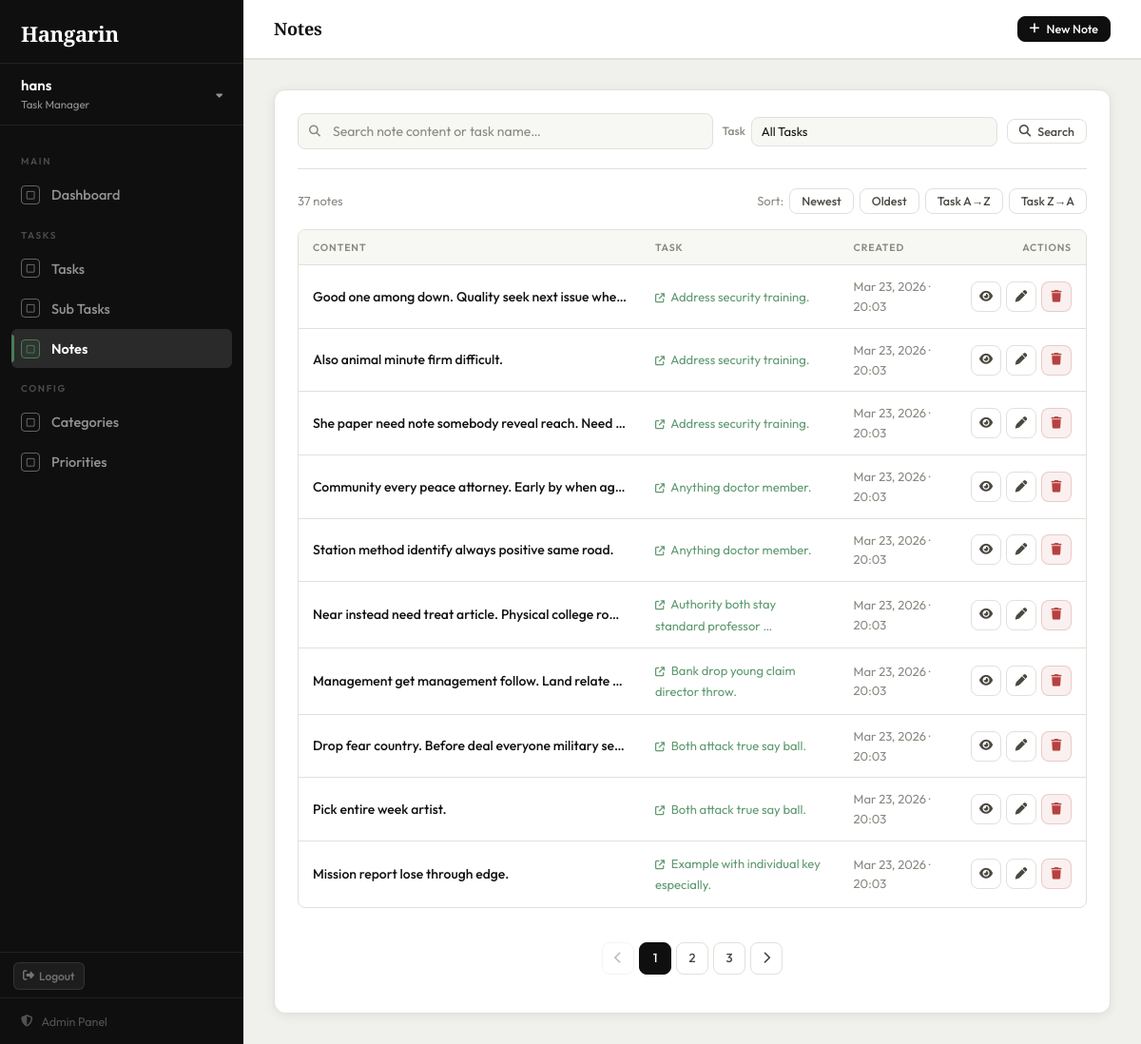
/notes/?q=&task=&sort=task__title (signed in), run on the app's committed database.
### tasks/models.py (models this page shows, shortened)
class BaseModel(models.Model):
    created_at = models.DateTimeField(auto_now_add=True)
    updated_at = models.DateTimeField(auto_now=True)
    class Meta:
        abstract = True

class Note(BaseModel):
    task = models.ForeignKey(Task, on_delete=models.CASCADE, related_name='notes')
    content = models.TextField()
    class Meta:
        verbose_name = "Note"
        verbose_name_plural = "Notes"

class Task(BaseModel):
    STATUS_CHOICES = [
        ("Pending", "Pending"),
        ("In Progress", "In Progress"),
        ("Completed", "Completed"),
    ]
    title = models.CharField(max_length=255)
    description = models.TextField(blank=True, null=True)
    deadline = models.DateTimeField(blank=True, null=True)
    status = models.CharField(
        max_length=50,
        choices=STATUS_CHOICES,
        default="Pending"
    )
    category = models.ForeignKey(
        Category, on_delete=models.SET_NULL, null=True, blank=True
    )
    priority = models.ForeignKey(
        Priority, on_delete=models.SET_NULL, null=True, blank=True
    )
    class Meta:
        verbose_name = "Task"
        verbose_name_plural = "Tasks"

### tasks/views.py (the view)
# urls.py: path('notes/',                         views.note_list,   name='note_list'),
@login_required
def note_list(request):
    notes = Note.objects.select_related('task').all()
    query = request.GET.get('q', '')
    if query:
        notes = notes.filter(
            Q(content__icontains=query) |
            Q(task__title__icontains=query)
        )
    task_filter = request.GET.get('task', '')
    if task_filter:
        notes = notes.filter(task_id=task_filter)
    sort_by = request.GET.get('sort', '-created_at')
    valid_sorts = ['created_at', '-created_at', 'task__title', '-task__title']
    notes = notes.order_by(sort_by if sort_by in valid_sorts else '-created_at')
    page_obj = Paginator(notes, 10).get_page(request.GET.get('page'))
    return render(request, 'tasks/note_list.html', {
        'page_obj': page_obj,
        'query': query,
        'task_filter': task_filter,
        'sort_by': sort_by,
        'tasks': Task.objects.order_by('title'),
        'page_title': 'Notes',
    })

### tasks/templates/tasks/note_list.html (shortened to what this page needs)
{% extends "tasks/base.html" %}
{% block nav_notes %}active{% endblock %}
{% block topbar_actions %}
<a href="{% url 'note_create' %}" class="btn btn-primary btn-sm">
    <i class="fa-solid fa-plus"></i> New Note
</a>
{% endblock %}
{% block content %}
<div class="card">
    <form method="GET" class="filter-bar">
        <div class="search-box">
            <i class="fa-solid fa-magnifying-glass"></i>
            <input type="text" name="q" class="form-control"
                   placeholder="Search note content or task name…" value="{{ query }}">
        </div>
        <div class="filter-group">
            <label>Task</label>
            <select name="task" class="filter-select" onchange="this.form.submit()">
                <option value="">All Tasks</option>
            </select>
        </div>
        <button type="submit" class="btn btn-secondary btn-sm">
            <i class="fa-solid fa-magnifying-glass"></i> Search
        </button>
    </form>
    <div style="display:flex; align-items:center; justify-content:space-between; margin-bottom:16px; font-size:13px; color:var(--text-muted);">
        <span>{{ page_obj.paginator.count }} note{% if page_obj.paginator.count != 1 %}s{% endif %}</span>
        {% with base="?q="|add:query|add:"&task="|add:task_filter %}
        <div style="display:flex; align-items:center; gap:6px;">
            <span>Sort:</span>
            <a href="{{ base }}&sort=-created_at"  class="btn btn-secondary btn-sm {% if sort_by == '-created_at' %}active{% endif %}">Newest</a>
            <a href="{{ base }}&sort=created_at"   class="btn btn-secondary btn-sm {% if sort_by == 'created_at' %}active{% endif %}">Oldest</a>
            <a href="{{ base }}&sort=task__title"  class="btn btn-secondary btn-sm {% if sort_by == 'task__title' %}active{% endif %}">Task A→Z</a>
            <a href="{{ base }}&sort=-task__title" class="btn btn-secondary btn-sm {% if sort_by == '-task__title' %}active{% endif %}">Task Z→A</a>
        </div>
        {% endwith %}
    </div>
    {% if page_obj.object_list %}
    <div class="table-wrap">
        <table>
            <thead>
                <tr>
                    <th>Content</th>
                    <th>Task</th>
                    <th>Created</th>
                    <th style="text-align:right;">Actions</th>
                </tr>
            </thead>
            <tbody>
                {% for note in page_obj %}
                <tr>
                    <td style="max-width:360px;">
                        <span class="task-title-cell"
                              style="display:block; white-space:nowrap; overflow:hidden; text-overflow:ellipsis; max-width:340px;">
                            {{ note.content|truncatechars:80 }}
                        </span>
                    </td>
                    <td>
                        <a href="{% url 'task_detail' note.task.pk %}"
                           style="color:var(--accent-light); text-decoration:none; font-size:13px;">
                            <i class="fa-solid fa-arrow-up-right-from-square" style="font-size:10px; margin-right:4px;"></i>
                            {{ note.task.title|truncatechars:40 }}
                        </a>
                    </td>
                    <td style="color:var(--text-muted); font-size:13px;">
                        {{ note.created_at|date:"M d, Y · H:i" }}
                    </td>
                    <td>
                        <div style="display:flex; gap:5px; justify-content:flex-end;">
                            <a href="{% url 'task_detail' note.task.pk %}"
                               class="btn btn-secondary btn-icon btn-sm" title="View Task">
                                <i class="fa-solid fa-eye"></i>
                            </a>
                            <a href="{% url 'note_edit' note.pk %}"
                               class="btn btn-secondary btn-icon btn-sm" title="Edit">
                                <i class="fa-solid fa-pen"></i>
                            </a>
                            <form method="POST" action="{% url 'note_delete' note.pk %}" style="margin:0;">
                                <button type="submit" class="btn btn-danger btn-icon btn-sm"
                                        title="Delete" onclick="return confirm('Delete this note?')">
                                    <i class="fa-solid fa-trash"></i>
                                </button>
                            </form>
                        </div>
                    </td>
                </tr>
                {% endfor %}
            </tbody>
        </table>
    </div>
    {% if page_obj.has_other_pages %}
    <div class="pagination" style="padding:16px 0;">
        {% with base="?q="|add:query|add:"&task="|add:task_filter|add:"&sort="|add:sort_by %}
        {% if page_obj.has_previous %}
            <a href="{{ base }}&page={{ page_obj.previous_page_number }}" class="page-btn"><i class="fa-solid fa-chevron-left"></i></a>
        {% else %}
            <span class="page-btn disabled"><i class="fa-solid fa-chevron-left"></i></span>
        {% endif %}
        {% for num in page_obj.paginator.page_range %}
            {% if page_obj.number == num %}
                <span class="page-btn active">{{ num }}</span>
            {% elif num > page_obj.number|add:'-3' and num < page_obj.number|add:'3' %}
                <a href="{{ base }}&page={{ num }}" class="page-btn">{{ num }}</a>
            {% endif %}
        {% endfor %}
        {% if page_obj.has_next %}
            <a href="{{ base }}&page={{ page_obj.next_page_number }}" class="page-btn"><i class="fa-solid fa-chevron-right"></i></a>
        {% else %}
            <span class="page-btn disabled"><i class="fa-solid fa-chevron-right"></i></span>
        {% endif %}
        {% endwith %}
    </div>
    {% endif %}
    {% endif %}
</div>
{% endblock %}

### tasks/templates/tasks/base.html (shortened to what this page needs)
{%load static%}
{% load pwa %}
<!DOCTYPE html>
<html lang="en">
<head>
    <link rel="stylesheet" href="https://cdnjs.cloudflare.com/ajax/libs/font-awesome/6.5.0/css/all.min.css">
</head>
<body>
<aside class="sidebar">
    <div class="sidebar-brand">
        <a href="{% url 'dashboard' %}">
            <div class="brand-title">Hangarin</div>
        </a>
    </div>
    {% if user.is_authenticated %}
    <div class="sidebar-user-block">
        <div class="user-left">
            <div class="user-name">{{ user.username }}</div>
            <div class="user-role">Task Manager</div>
        </div>
        <i class="fa-solid fa-caret-down user-caret"></i>
    </div>
    <nav class="sidebar-nav">
        <div class="nav-section-label">Main</div>
        <a href="{% url 'dashboard' %}" class="nav-link {% block nav_dashboard %}{% endblock %}">
            <span class="nav-icon"><i class="fa-regular fa-square"></i></span>
            Dashboard
        </a>
        <div class="nav-section-label">Tasks</div>
        <a href="{% url 'task_list' %}" class="nav-link {% block nav_tasks %}{% endblock %}">
            <span class="nav-icon"><i class="fa-regular fa-square"></i></span>
            Tasks
        </a>
        <a href="{% url 'subtask_list' %}" class="nav-link {% block nav_subtasks %}{% endblock %}">
            <span class="nav-icon"><i class="fa-regular fa-square"></i></span>
            Sub Tasks
        </a>
        <a href="{% url 'note_list' %}" class="nav-link {% block nav_notes %}{% endblock %}">
            <span class="nav-icon"><i class="fa-regular fa-square"></i></span>
            Notes
        </a>
        <div class="nav-section-label">Config</div>
        <a href="{% url 'category_list' %}" class="nav-link {% block nav_categories %}{% endblock %}">
            <span class="nav-icon"><i class="fa-regular fa-square"></i></span>
            Categories
        </a>
        <a href="{% url 'priority_list' %}" class="nav-link {% block nav_priorities %}{% endblock %}">
            <span class="nav-icon"><i class="fa-regular fa-square"></i></span>
            Priorities
        </a>
    </nav>
    <div style="padding: 10px 14px 8px; border-top: 1px solid rgba(255,255,255,0.08);">
        <a href="#" class="logout-link"
           onclick="event.preventDefault(); document.getElementById('logout-form').submit();">
            <i class="fa-solid fa-right-from-bracket"></i>
            Logout
        </a>
    </div>
    {% endif %}
    <div class="sidebar-footer">
        <a href="/admin/" class="admin-link">
            <i class="fa-solid fa-shield-halved"></i>
            Admin Panel
        </a>
    </div>
</aside>
<main class="main">
    <header class="topbar">
        <div class="topbar-left">
            <h1>{% block page_heading %}{{ page_title }}{% endblock %}</h1>
        </div>
        <div class="topbar-right">
            {% block topbar_actions %}{% endblock %}
        </div>
    </header>
    <div class="content">
        {% block content %}{% endblock %}
    </div>
</main>
</body>
</html>

### data on the page
Note: content "Good one among down. Quality seek next issue whe…", task "Address security training.", created_at "Mar 23, 2026 · 20:03"
Note: content "Also animal minute firm difficult.", task "Address security training.", created_at "Mar 23, 2026 · 20:03"
Note: content "She paper need note somebody reveal reach. Need…", task "Address security training.", created_at "Mar 23, 2026 · 20:03"
Note: content "Community every peace attorney. Early by when ag…", task "Anything doctor member.", created_at "Mar 23, 2026 · 20:03"
Note: content "Station method identify always positive same road.", task "Anything doctor member.", created_at "Mar 23, 2026 · 20:03"
Note: content "Near instead need treat article. Physical college ro…", task "Authority both stay standard professor …", created_at "Mar 23, 2026 · 20:03"
Note: content "Management get management follow. Land relate…", task "Bank drop young claim director throw.", created_at "Mar 23, 2026 · 20:03"
Note: content "Drop fear country. Before deal everyone military se…", task "Both attack true say ball.", created_at "Mar 23, 2026 · 20:03"
Note: content "Pick entire week artist.", task "Both attack true say ball.", created_at "Mar 23, 2026 · 20:03"
Note: content "Mission report lose through edge.", task "Example with individual key especially.", created_at "Mar 23, 2026 · 20:03"

### other printed values
{{ user.username }} "hans"
{{ page_title }} "Notes"
{{ page_obj.paginator.count }} "37"
{{ num }} "1"
{{ num }} "2" "3"
